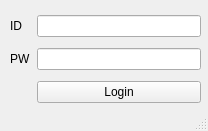
<?xml version="1.0" encoding="UTF-8"?>
<ui version="4.0">
 <class>login_form</class>
 <widget class="QMainWindow" name="login_form">
  <property name="geometry">
   <rect>
    <x>0</x>
    <y>0</y>
    <width>208</width>
    <height>131</height>
   </rect>
  </property>
  <property name="windowTitle">
   <string>pixiv crawler</string>
  </property>
  <widget class="QWidget" name="centralwidget">
   <widget class="QWidget" name="gridLayoutWidget">
    <property name="geometry">
     <rect>
      <x>10</x>
      <y>10</y>
      <width>191</width>
      <height>101</height>
     </rect>
    </property>
    <layout class="QGridLayout" name="gridLayout">
     <item row="1" column="0">
      <widget class="QLabel" name="label">
       <property name="text">
        <string>ID</string>
       </property>
      </widget>
     </item>
     <item row="2" column="0">
      <widget class="QLabel" name="label_2">
       <property name="text">
        <string>PW</string>
       </property>
      </widget>
     </item>
     <item row="3" column="1">
      <widget class="QPushButton" name="pushButton">
       <property name="enabled">
        <bool>true</bool>
       </property>
       <property name="text">
        <string>Login</string>
       </property>
      </widget>
     </item>
     <item row="2" column="1">
      <widget class="QLineEdit" name="lineEdit">
       <property name="text">
        <string/>
       </property>
       <property name="echoMode">
        <enum>QLineEdit::Password</enum>
       </property>
      </widget>
     </item>
     <item row="1" column="1">
      <widget class="QLineEdit" name="lineEdit_2"/>
     </item>
    </layout>
   </widget>
  </widget>
  <widget class="QStatusBar" name="statusbar"/>
 </widget>
 <resources/>
 <connections/>
</ui>
